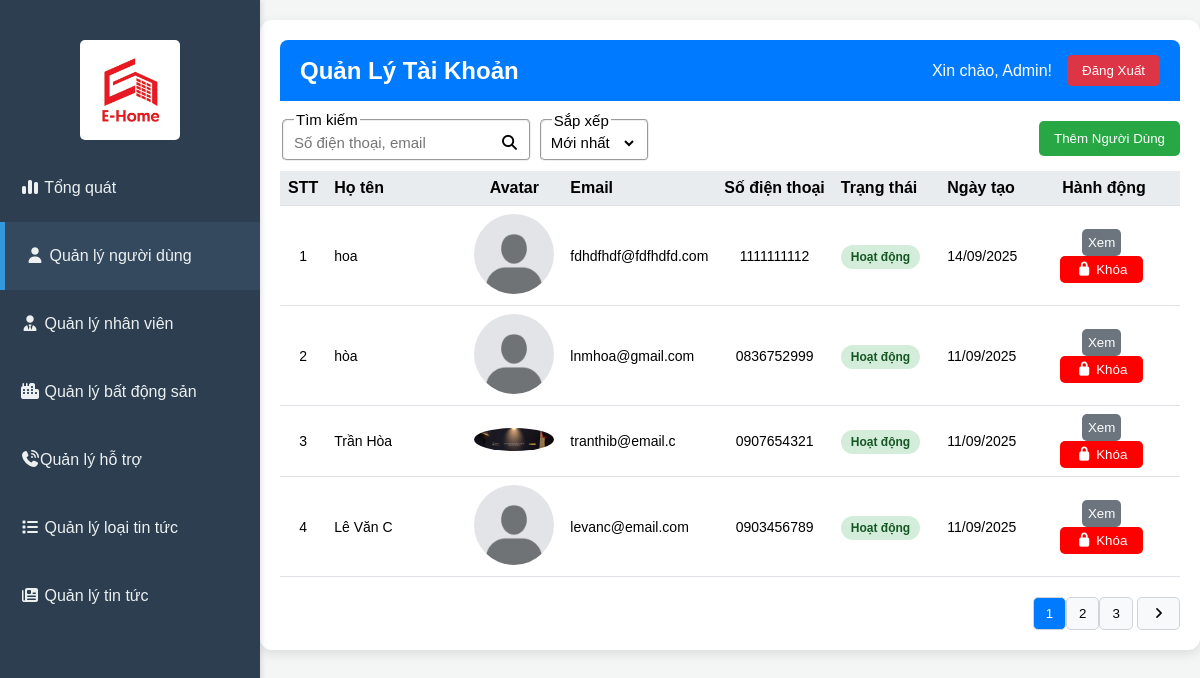
Page /admin/index.php?act=account on the earlier database version.
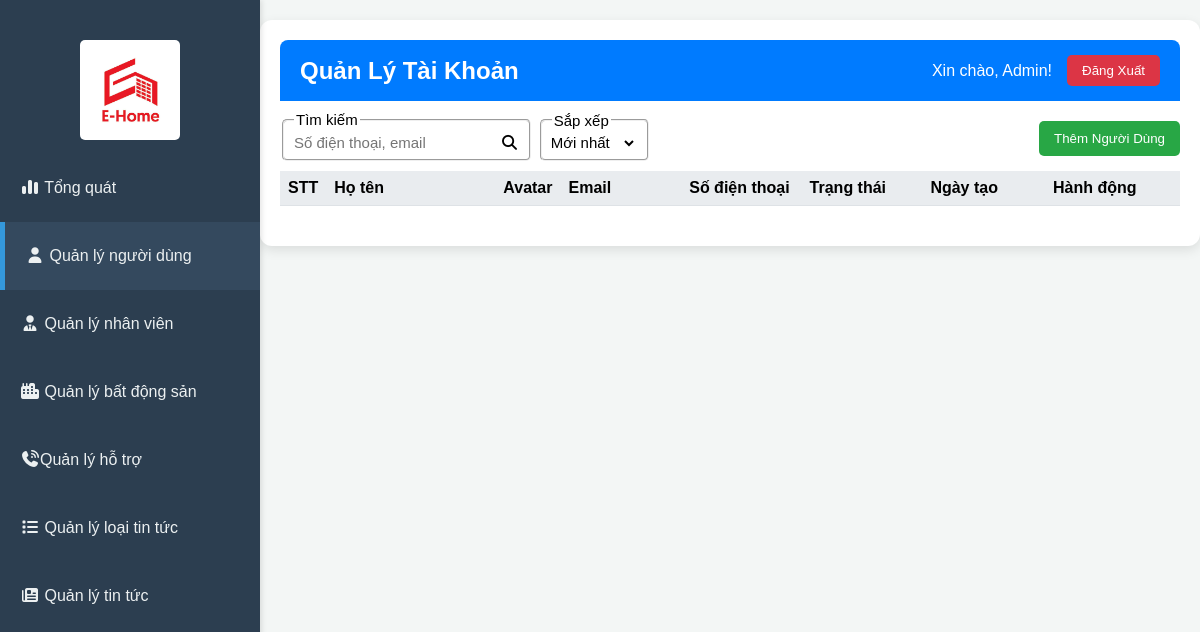
Same page on the later database version.
### tables this page shows
CREATE TABLE `account` (
  `id` int(11) NOT NULL,
  `fullName` varchar(255) NOT NULL,
  `email` varchar(255) NOT NULL,
  `phoneNumber` varchar(20) DEFAULT NULL,
  `password` varchar(255) NOT NULL,
  `avatar` varchar(500) DEFAULT NULL,
  `address` varchar(255) DEFAULT NULL,
  `role` enum('1','2','3') NOT NULL COMMENT '1=User, 2=Broker, 3=Admin',
  `status` enum('active','inactive') DEFAULT 'active',
  `createdAt` timestamp NOT NULL DEFAULT current_timestamp(),
  `updatedAt` timestamp NOT NULL DEFAULT current_timestamp() ON UPDATE current_timestamp()
);

### admin/controllers/accountController/index.php (called while the page is built, shortened)
<?php
$limit = 4;
if($_SESSION['sort-account'] === 'active' || $_SESSION['sort-account'] === 'inactive'){
    $total = mysqli_query($conn, "SELECT id FROM `account` WHERE (`email` LIKE '%" . $_SESSION['search-account'] . "%' OR `phoneNumber` LIKE '%" . $_SESSION['search-account'] . "%') AND `status` = '" . $_SESSION['sort-account'] . "'");
} else {
    $total = mysqli_query($conn, "SELECT id FROM `account` WHERE `email` LIKE '%" . $_SESSION['search-account'] . "%' OR `phoneNumber` LIKE '%" . $_SESSION['search-account'] . "%'");
}
$current_page = isset($_GET['page']) ? $_GET['page'] : 1;
$total_page = ceil(mysqli_num_rows($total) / $limit);
if ($current_page > $total_page) {
  $current_page = $total_page;
}
if ($current_page < 1) {
  $current_page = 1;
}
$start = ($current_page - 1) * $limit;
if($_SESSION['sort-account'] === 'active' || $_SESSION['sort-account'] === 'inactive'){
    $sql_list = "SELECT id, fullName, phoneNumber, email, password, createdAt, role, status, avatar FROM `account` WHERE (`email` LIKE '%" . $_SESSION['search-account'] . "%' OR `phoneNumber` LIKE '%" . $_SESSION['search-account'] . "%') AND `status` = '" . $_SESSION['sort-account'] . "' LIMIT $start, $limit";
} else {
    $sql_list = "SELECT id, fullName, phoneNumber, email, password, createdAt, role, status, avatar FROM `account` WHERE `email` LIKE '%" . $_SESSION['search-account'] . "%' OR `phoneNumber` LIKE '%" . $_SESSION['search-account'] . "%' ORDER BY `createdAt` " . $_SESSION['sort-account'] . " LIMIT $start, $limit";
}
$listAccountResult = mysqli_query($conn, $sql_list);
if ($listAccountResult) {
  $listAccount = mysqli_fetch_all($listAccountResult, MYSQLI_ASSOC);
} else {
   error('Lấy thông tin tài khoản thất bại!', 'index.php?act=account&page=' . $current_page);
}
include "./views/page/account.php";
return;

### admin/index.php (called while the page is built, shortened)
<?php
    include "views/header.php";
    include "controllers/adminController.php";
    include "views/footer.php"
?>

### admin/views/page/account.php (the view, shortened to what the changed rows need)
<div class="main-content">
    <header class="top-header">
        <h2>Quản Lý Tài Khoản</h2>
    </header>
    <div class="content-area">
        <div class="data-table">
            <table>
                <thead>
                    <tr>
                        <th style="width: 1%; text-align: center;">STT</th>
                        <th style="width: 20%">Họ tên</th>
                        <th style="width: 1%; text-align: center;">Avatar</th>
                        <th style="width: 14%">Email</th>
                        <th style="width: 14%">Số điện thoại</th>
                        <th style="width: 14%">Trạng thái</th>
                        <th style="width: 10%">Ngày tạo</th>
                        <th style="width: 20%; text-align: center;">Hành động</th>
                    </tr>
                </thead>
                <tbody>
                    <?php
                    $stt = (($current_page - 1) * $limit) + 1;
                    foreach ($listAccount as $key => $value) {
                        if ($value["status"] == 'active') {
                            $status = "Hoạt động";
                            $statusClass = "active";
                            $buttonText = "<i class=\"fa-solid fa-lock\"></i> Khóa";
                        } else {
                            $status = "Đã khóa";
                            $statusClass = "inactive";
                            $buttonText = "<i class=\"fa-solid fa-unlock\"></i> Mở khóa";
                        }
                    ?>
                        <tr data-user-id="<?= $value["id"] ?>" data-user-name="<?= $value["fullName"] ?>" data-user-email="<?= $value["email"] ?>" data-user-phone="<?= $value["phoneNumber"] ?>" data-user-status="<?= $status ?>" data-user-created="<?= $value["createdAt"] ?>">
                            <td data-label="STT" style="text-align: center;"><?= $stt ?></td>
                            <td data-label="Tên"><?= $value["fullName"] ?></td>
                            <td data-label="Avatar" style="text-align: center;"><img style="width: 80px; border-radius: 50%;" <?php if(!empty($value["avatar"])) echo 'src="../uploads/user/'.$value["avatar"].'"'; else echo 'src="../uploads/system/default_user.jpg"'; ?> alt="" srcset=""></td>
                            <td data-label="Email"><?= $value["email"] ?></td>
                            <td data-label="Số điện thoại" style="text-align: center;"><?= $value["phoneNumber"] ?></td>
                            <td data-label="Trạng thái"><span class="status <?= $statusClass ?>"><?= $status ?></span></td>
                            <td data-label="Ngày tạo"><?php $date = new DateTime($value["createdAt"]); echo $date->format('d/m/Y'); ?></td>
                            <td data-label="Hành động" style="text-align: center;">
                                <button class="action-button view">Xem</button>
                                <button class="action-button lock" <?php if($statusClass === "inactive") {echo 'style="background-color: green;"';}else{echo 'style="background-color: red; padding: 6px 16px"';} ?>><?= $buttonText ?></button>
                            </td>
                        </tr>
                    <?php
                        $stt++;
                    } ?>
                </tbody>
            </table>
        </div>
        <div class="pagination">
            <div>
                <?php
                if ($total_page > 1) {
                    for ($i = 1; $i <= $total_page; $i++) {
                        if ($i != $current_page) {
                            if ($i > $current_page - 3 && $i < $current_page + 3) {
                                echo '<a href="?act=account&page=' . $i . '"><button class="page-button">' . $i . '</button></a>';
                            }
                        } else {
                            echo '<button class="page-button active" disable>' . $i . '</button>';
                        }
                    }
                    if ($current_page < $total_page) {
                        echo ' <a href="?act=account&page=' . ($current_page + 1) . '"><button class="page-button"><i class="fa-solid fa-angle-right"></i></button></a>';
                    }
                }
                ?>
            </div>
        </div>
    </div>
</div>

Differences in the rows shown:
removed account: fullName "hoa", email "fdhdfhdf@fdfhdfd.com", phoneNumber "1111111112", status "Hoạt động", createdAt "14/09/2025", shows "Khóa"
removed account: fullName "hòa", email "lnmhoa@gmail.com", phoneNumber "0836752999", status "Hoạt động", createdAt "11/09/2025", shows "Khóa"
removed account: fullName "Trần Hòa", avatar (picture), email "tranthib@email.c", phoneNumber "0907654321", status "Hoạt động", createdAt "11/09/2025", shows "Khóa"
removed account: fullName "Lê Văn C", email "levanc@email.com", phoneNumber "0903456789", status "Hoạt động", createdAt "11/09/2025", shows "Khóa"
Other differences:
list line gone: "1"
list line gone: "2"
list line gone: "3"
